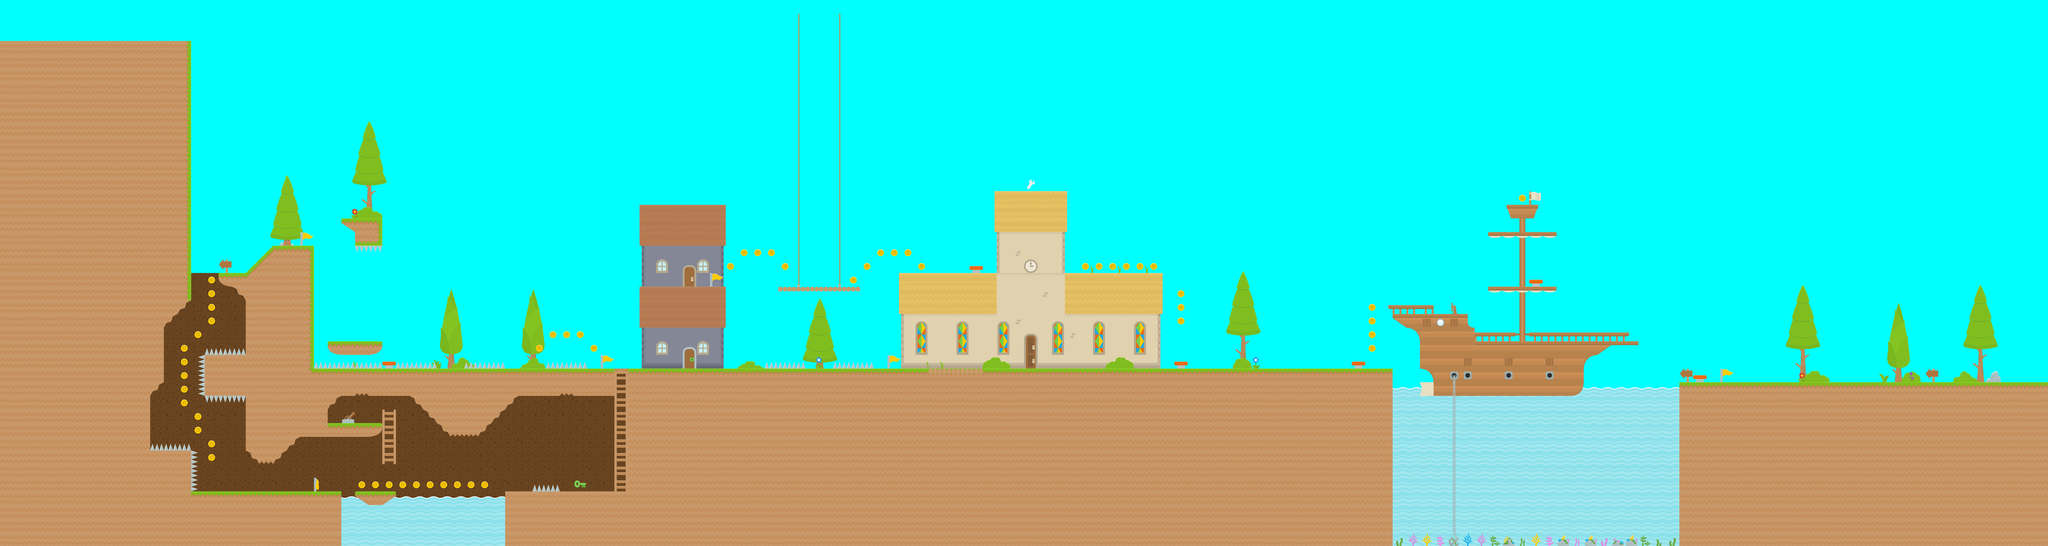

Rendered tile map (Tiled .tmx) drawn with the repository's tilesets; below, a short description and the map source with its tile grids summarised:
An orthogonal 150x40 tile map with 70x70 px tiles, 7 tile layers (GroundBack, GroundMid, Builds Interior, Builds, ...), 9 tilesets and 137 objects (30x ground, 28x wall, 21x trigger, 5x puas, 4x ladder, ...).

<map version="1.0" orientation="orthogonal" renderorder="right-down" width="150" height="40" tilewidth="70" tileheight="70" backgroundcolor="#00ffff" nextobjectid="140">
 <properties>
  <property name="background" value="background1.json" />
  <property name="music" value="Sad Town.ogg" />
 </properties>
 <tileset firstgid="1" name="base" tilewidth="70" tileheight="70" spacing="2" margin="1" tilecount="196">
  <image source="resources/base.png" width="1024" height="1024" />
  <tile id="15">
   <properties>
    <property name="waterTileFrame" value="0" />
   </properties>
  </tile>
  <tile id="149">
   <properties>
    <property name="waterTileFrame" value="0" />
   </properties>
  </tile>
  <tile id="179">
   <properties>
    <property name="waterTileFrame" value="0" />
   </properties>
  </tile>
  <tile id="194">
   <properties>
    <property name="waterTileFrame" value="0" />
   </properties>
  </tile>
 </tileset>
 <tileset firstgid="197" name="Builds" tilewidth="70" tileheight="70" spacing="2" margin="1" tilecount="98">
  <image source="resources/Builds.png" width="1024" height="512" />
 </tileset>
 <tileset firstgid="295" name="GrassExtension" tilewidth="70" tileheight="70" spacing="2" margin="1" tilecount="42">
  <image source="resources/GrassExtension.png" width="1024" height="256" />
 </tileset>
 <tileset firstgid="337" name="Items" tilewidth="70" tileheight="70" spacing="2" margin="1" tilecount="98">
  <image source="resources/Items.png" width="1024" height="512" />
  <tile id="1">
   <properties>
    <property name="color" value="yellow" />
    <property name="frame" value="1" />
    <property name="tag" value="flag" />
   </properties>
  </tile>
  <tile id="4">
   <properties>
    <property name="color" value="brown" />
    <property name="state" value="right" />
    <property name="tag" value="switch" />
   </properties>
  </tile>
  <tile id="29">
   <properties>
    <property name="coin" value="1" />
   </properties>
  </tile>
  <tile id="33">
   <properties>
    <property name="state" value="normal" />
    <property name="tag" value="spring" />
   </properties>
  </tile>
  <tile id="43">
   <properties>
    <property name="color" value="yellow" />
    <property name="state" value="up" />
    <property name="tag" value="button" />
   </properties>
  </tile>
  <tile id="48">
   <properties>
    <property name="state" value="expanded" />
    <property name="tag" value="spring" />
   </properties>
  </tile>
  <tile id="58">
   <properties>
    <property name="color" value="yellow" />
    <property name="state" value="down" />
    <property name="tag" value="button" />
   </properties>
  </tile>
  <tile id="78">
   <properties>
    <property name="color" value="brown" />
    <property name="state" value="left" />
    <property name="tag" value="switch" />
   </properties>
  </tile>
  <tile id="90">
   <properties>
    <property name="color" value="yellow" />
    <property name="frame" value="2" />
    <property name="tag" value="flag" />
   </properties>
  </tile>
  <tile id="93">
   <properties>
    <property name="color" value="brown" />
    <property name="state" value="center" />
    <property name="tag" value="switch" />
   </properties>
  </tile>
 </tileset>
 <tileset firstgid="435" source="naval.tsx" />
 <tileset firstgid="827" name="custom" tilewidth="70" tileheight="70" spacing="2" margin="1" tilecount="21">
  <image source="resources/custom.png" width="512" height="256" />
 </tileset>
 <tileset firstgid="848" name="Builds" tilewidth="70" tileheight="70" spacing="2" margin="1" tilecount="98">
  <image source="resources/Builds.png" width="1024" height="512" />
 </tileset>
 <tileset firstgid="946" source="springTrees.tsx" />
 <tileset firstgid="1234" source="foliage1.tsx" />
 <layer name="GroundBack" width="150" height="40">
  <data>[6000 cells, 2800 non-empty, 119 distinct tile ids]</data>
 </layer>
 <layer name="GroundMid" width="150" height="40">
  <data>[6000 cells, 141 non-empty, 41 distinct tile ids]</data>
 </layer>
 <layer name="Builds Interior" width="150" height="40">
  <data>[6000 cells, 62 non-empty, 29 distinct tile ids]</data>
 </layer>
 <layer name="Builds" width="150" height="40">
  <data>[6000 cells, 398 non-empty, 55 distinct tile ids]</data>
 </layer>
 <layer name="Builds Front" width="150" height="40">
  <data>[6000 cells, 69 non-empty, 21 distinct tile ids]</data>
 </layer>
 <layer name="Items" width="150" height="40">
  <data>[6000 cells, 78 non-empty, 17 distinct tile ids]</data>
 </layer>
 <layer name="Coins" width="150" height="40">
  <data>[6000 cells, 54 non-empty, 1 distinct tile ids]</data>
 </layer>
 <objectgroup name="Objects">
  <object id="1" type="ground" x="3220" y="1890" width="3920" height="70">
   <properties>
    <property name="shape" value="0" />
   </properties>
  </object>
  <object id="2" type="ground" x="1540" y="1890" width="1610" height="70">
   <properties>
    <property name="shape" value="0" />
   </properties>
  </object>
  <object id="3" type="wall" x="7070" y="1890" width="70" height="910" />
  <object id="4" type="wall" x="3220" y="1890" width="70" height="910" />
  <object id="5" type="wall" x="700" y="1400" width="70" height="1190" />
  <object id="6" type="wall" x="1540" y="1260" width="70" height="910" />
  <object id="7" type="wall" x="1260" y="1400" width="70" height="910" />
  <object id="8" type="wall" x="1540" y="1960" width="140" height="280" />
  <object id="9" type="ground" x="1680" y="2170" width="280" height="70">
   <properties>
    <property name="shape" value="0" />
   </properties>
  </object>
  <object id="10" type="ground" x="1260" y="1400">
   <properties>
    <property name="shape" value="1" />
   </properties>
   <polygon points="0,0 140,-140 280,-140 280,0" />
  </object>
  <object id="11" type="ground" x="770" y="2520" width="980" height="70">
   <properties>
    <property name="shape" value="0" />
   </properties>
  </object>
  <object id="12" type="ground" x="2590" y="2520" width="630" height="70">
   <properties>
    <property name="shape" value="0" />
   </properties>
  </object>
  <object id="13" type="ground" x="3990" y="1470" width="420" height="70">
   <properties>
    <property name="shape" value="0" />
   </properties>
  </object>
  <object id="14" type="ground" x="4620" y="1400" width="490" height="70">
   <properties>
    <property name="shape" value="0" />
   </properties>
  </object>
  <object id="15" type="ground" x="5460" y="1400" width="490" height="70">
   <properties>
    <property name="shape" value="0" />
   </properties>
  </object>
  <object id="16" type="ground" x="5110" y="980" width="350" height="70">
   <properties>
    <property name="shape" value="0" />
   </properties>
  </object>
  <object id="17" type="wall" x="5110" y="1006" width="350" height="394" />
  <object id="18" type="door" x="3500" y="1776" width="70" height="114">
   <properties>
    <property name="key" value="GREEN KEY" />
   </properties>
  </object>
  <object id="19" type="door" x="3500" y="1354" width="70" height="116">
   <properties>
    <property name="key" value="NONE" />
   </properties>
  </object>
  <object id="20" type="ground" x="3290" y="1050" width="420" height="70">
   <properties>
    <property name="shape" value="0" />
   </properties>
  </object>
  <object id="21" type="ground" x="3290" y="1470" width="420" height="70">
   <properties>
    <property name="shape" value="0" />
   </properties>
  </object>
  </objectgroup>
 <objectgroup name="Interior Objects" visible="0">
  <!-- 22 objects omitted --></objectgroup>
 <objectgroup name="mock up" visible="0">
  <!-- 34 objects omitted --></objectgroup>
</map>
<!-- 116 of 137 objects omitted -->
